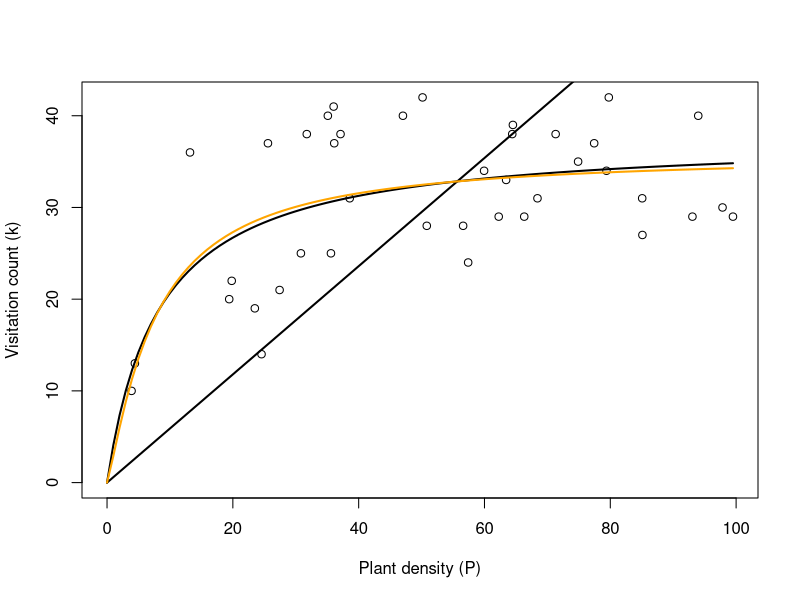

This chart was generated by the following R code:
# ~~~~~~~~~~~~~~~~~~~~~~~~~~~~~~~~~~~~~~~~~~~~~~~~~~~~~~~~~~~~~~~~~~~~~~~~~~~~
# Fitting models f1-f3 to a randomly-generated visitation rate dataset -------
# ~~~~~~~~~~~~~~~~~~~~~~~~~~~~~~~~~~~~~~~~~~~~~~~~~~~~~~~~~~~~~~~~~~~~~~~~~~~~

# set.seed(1)

n <- 40 # Sample size
P <- runif(n, 0, 100) # Plant densities

a <- 3.333 # True value of 'a'
h <- 0.025 # True value of 'h'

k <- NULL # Visitation counts
for(i in 1:n){
  # Generate a 'k' for each 'P' assuming the truth is Type 2 (model f2)
  k[i] <- rpois(1, a * P[i] / (1 + a * h * P[i]) )
}


plot(P, k,
     xlim = c(0, max(P)),
     ylim = c(0, max(k)),
     xlab = 'Plant density (P)',
     ylab = 'Visitation count (k)')

#~~~~~~~~~~~~~~~~~~~~~~~~~~~~
# Type I (model f1) ---------
#~~~~~~~~~~~~~~~~~~~~~~~~~~~~
nlL.pois.f1 <- function(par){
  a <- par['a']
  -sum(dpois(k, a * P, log = TRUE))
}

fit.f1 <- optim(par = list(a = 1),
                fn = nlL.pois.f1)
print(fit.f1)

plot.f1 <- function(x, fit){
  a <- fit$par['a']
  return(a * x)
}
curve(plot.f1(x, fit.f1), 
      add = TRUE,
      lwd = 2)

#~~~~~~~~~~~~~~~~~~~~~~~~~~~~~~~~~~~~~~~~~~~~~~~~~~~~~~~~~~~~~~~~~~~~~~~~~~~~~~~
# Continue yourself ------------------------------------------------------------
# Now fit the Type II (f2) and Type III (f3) models and 
# compare their 1) parameter MLEs and 2) likelihoods.
#~~~~~~~~~~~~~~~~~~~~~~~~~~~~~~~~~~~~~~~~~~~~~~~~~~~~~~~~~~~~~~~~~~~~~~~~~~~~~~~



#~~~~~~~~~~~~~~~~~~~~~~~~~~~~
# Type II (model f2) --------
#~~~~~~~~~~~~~~~~~~~~~~~~~~~~
nlL.pois.f2 <- function(par){
  a <- par['a']
  h <- par['h']
  -sum(dpois(k, a * P / (1 + a * h * P), log = TRUE))
}

fit.f2 <- optim(par = list(a = fit.f1$par['a'] * 5, 
                           h = 1/50),
                fn = nlL.pois.f2)
print(fit.f2)

plot.f2 <- function(x, fit){
  a <- fit$par['a']
  h <- fit$par['h']
  return(a * x / (1 + a * h * x))
}
curve(plot.f2(x, fit.f2), 
      add = TRUE,
      lwd = 2)

#~~~~~~~~~~~~~~~~~~~~~~~~~~~~
# Type III (model f3) -------
#~~~~~~~~~~~~~~~~~~~~~~~~~~~~
nlL.pois.f3 <- function(par){
  a <- par['a']
  h <- par['h']
  theta <- par['theta']
  -sum(dpois(k, a * P^theta / (1 + a * h * P^theta), log = TRUE))
}

fit.f3 <- optim(par = list(a = fit.f2$par['a'], 
                           h = fit.f2$par['h'], 
                           theta = 1),
                fn = nlL.pois.f3)
print(fit.f3)

plot.f3 <- function(x, fit){
  a <- fit$par['a']
  h <- fit$par['h']
  theta <- fit$par['theta']
  return(a * x^theta / (1 + a * h * x^theta))
}
curve(plot.f3(x, fit.f3), 
      add = TRUE,
      lwd = 2,
      col = 'orange')


#~~~~~~~~~~~~~~~~~~~~~~~~~~~~~~
# Comparisons -----------------
#~~~~~~~~~~~~~~~~~~~~~~~~~~~~~~
# Parameter estimates ---------
print(c(a = a, h = h, theta = 1))
fit.f1$par
fit.f2$par
fit.f3$par

# Negative log-Likelihoods -----
fit.f1$value
fit.f2$value
fit.f3$value


# Define and apply functions for AIC and BIC ------
AIC <- function(fit){
  nlL <- fit$value
  p <- length(fit$par)
  return( - 2 * nlL + 2 * p )
}

BIC <- function(fit, n){
  nlL <- fit$value
  p <- length(fit$par)
  return( - 2 * nlL + log(n) * p )
}


c(AIC.f1 = AIC(fit.f1),
  AIC.f2 = AIC(fit.f2),
  AIC.f3 = AIC(fit.f3))

c(BIC.f1 = BIC(fit.f1, length(k)), 
  BIC.f2 = BIC(fit.f2, length(k)),
  BIC.f3 = BIC(fit.f3, length(k)))


##############################################################################
##############################################################################
# The following is provided simply for you to have the final code of the 
# lesson plan.  You don't need to use it for the above in-class exercise.
##############################################################################
##############################################################################

# library(bbmle)
# 
# # bbmle needs the negative log likelihood function formulated differently
# nlL.pois.f1.bbmle <- function(a){
#   -sum(dpois(k, a * P, log = TRUE))
# }
# 
# fit <- mle2(nlL.pois.f1.bbmle, 
#             start = list(a = 0.2))
# print(fit)
# confint(fit)

##############################################################################
##############################################################################
##############################################################################